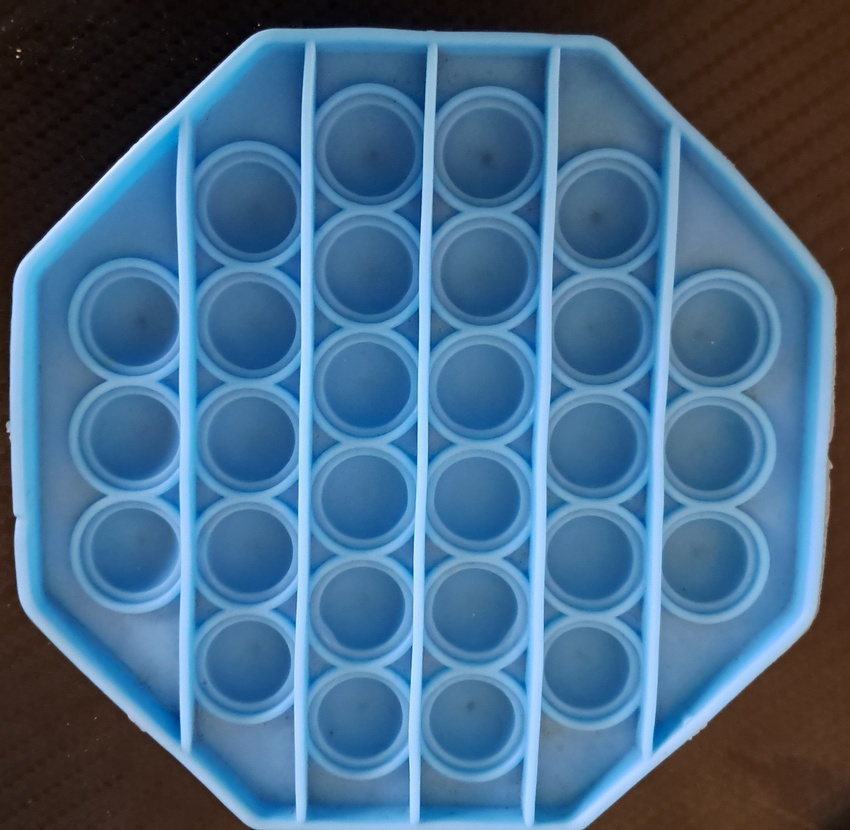
#> input picture input_images/4_SearchImage.jpg, 850 x 830 px, shrunk from 2352 x 2296 before the run, found by its file name
$ python template_matching.py
#> lines starting #> are read from the running program, lines starting #| are printed output that depends on the picture; after the words box and inside, x2 and y2 are one past the last pixel; in counts of white or black regions, pixels touching at a corner belong together
import cv2
import numpy as np

# Read the search image and the template image
search_image = cv2.imread('input_images/4_SearchImage.jpg', cv2.IMREAD_COLOR)
#> search_image is the input picture: shape (830, 850, 3); mean B, G, R 137.2, 106.6, 71.3
template_image = cv2.imread('input_images/4_Template.jpg', cv2.IMREAD_COLOR)
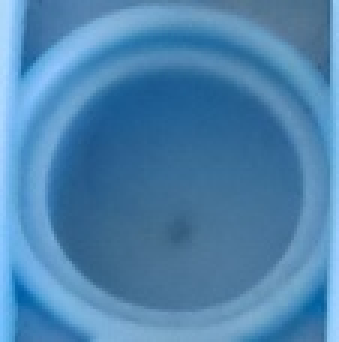
#> input picture input_images/4_Template.jpg, 113 x 114 px, shrunk from 312 x 316 before the run, found by its file name (shown 3 times larger)
#> template_image is the input picture: shape (114, 113, 3); mean B, G, R 174.7, 131.5, 77.4

# Check if the images were successfully loaded
if search_image is None or template_image is None:
    print("Unable to load the images.")
    exit()

# Convert the images to grayscale
search_gray = cv2.cvtColor(search_image, cv2.COLOR_BGR2GRAY)
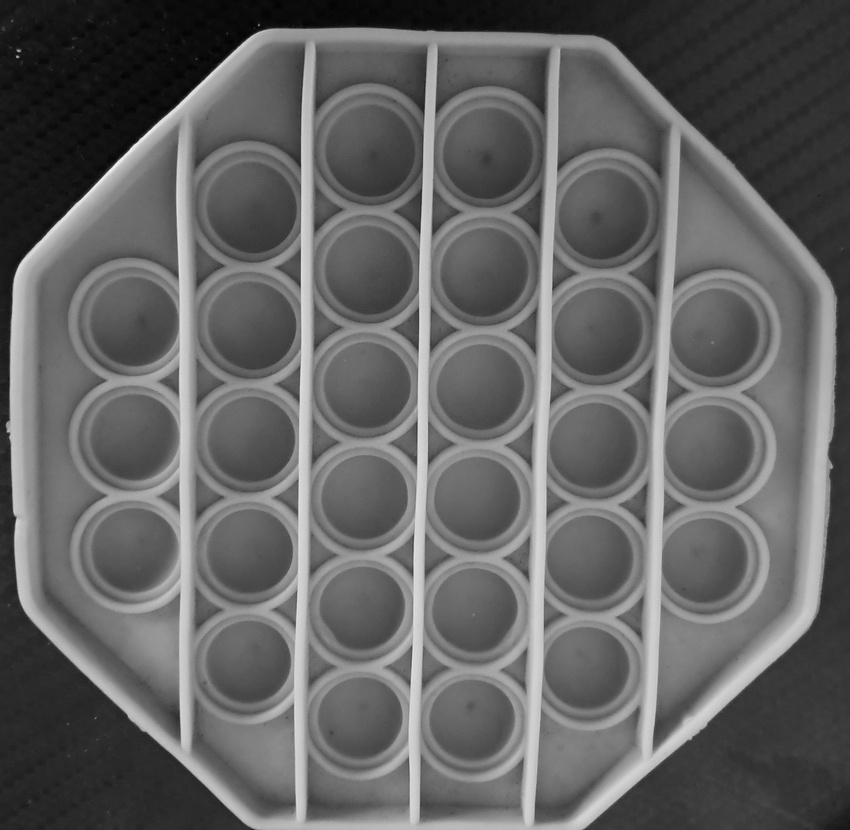
#> search_gray: shape (830, 850); min 2, max 244, mean 99.6
template_gray = cv2.cvtColor(template_image, cv2.COLOR_BGR2GRAY)
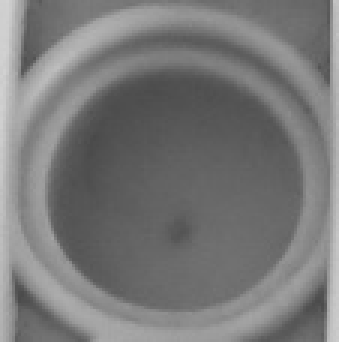
#> template_gray: shape (114, 113) (shown 3 times larger); min 73, max 210, mean 120.2

# Perform template matching
result = cv2.matchTemplate(search_gray, template_gray, cv2.TM_CCOEFF_NORMED)
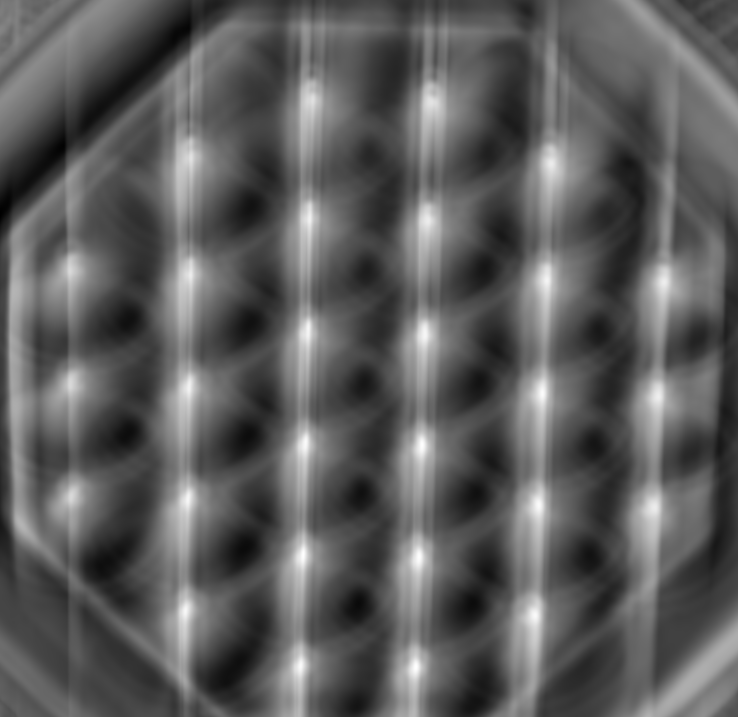
#> result: shape (717, 738) float32; min -0.429, max 0.751, mean 0.000456; drawn with min black and max white

# Set a threshold for the match score
threshold = 0.6

# Find the locations where the match score is above the threshold
locations = np.where(result >= threshold)
#> locations = 2508 positions, rows 99 to 676, columns 181 to 667

# Draw rectangles around the matched regions
for pt in zip(*locations[::-1]):
    bottom_right = (pt[0] + template_gray.shape[1], pt[1] + template_gray.shape[0])
    cv2.rectangle(search_image, pt, bottom_right, (0, 255, 0), 2)
#> this loop made 2508 passes
#> (pt, bottom_right) on passes 1 to 3: ((312, 99), (425, 213)), ((429, 99), (542, 213)), ((430, 99), (543, 213))
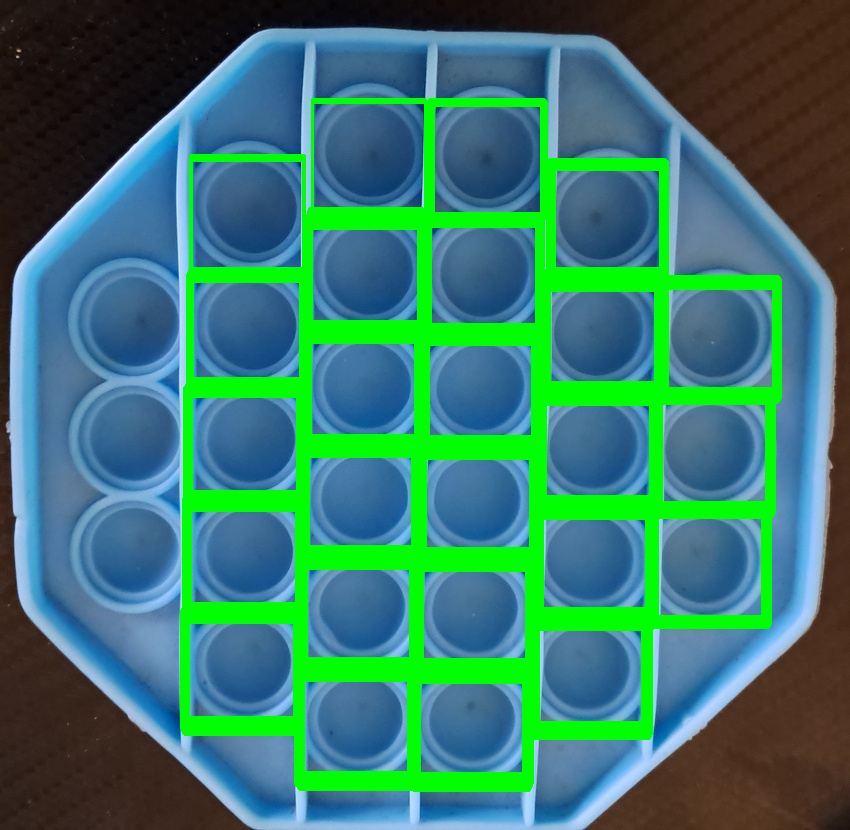
#> search_image: shape (830, 850, 3); 15.17% of pixels changed, all inside (x1, y1, x2, y2) = (180, 98, 782, 792)

# Display the search image with the matched regions
cv2.imshow('Template Matching Result', search_image)

# Wait for key press and then close the window
cv2.waitKey(0)
cv2.destroyAllWindows()
cv2.imwrite("output_images/template_matching.jpg", search_image)
